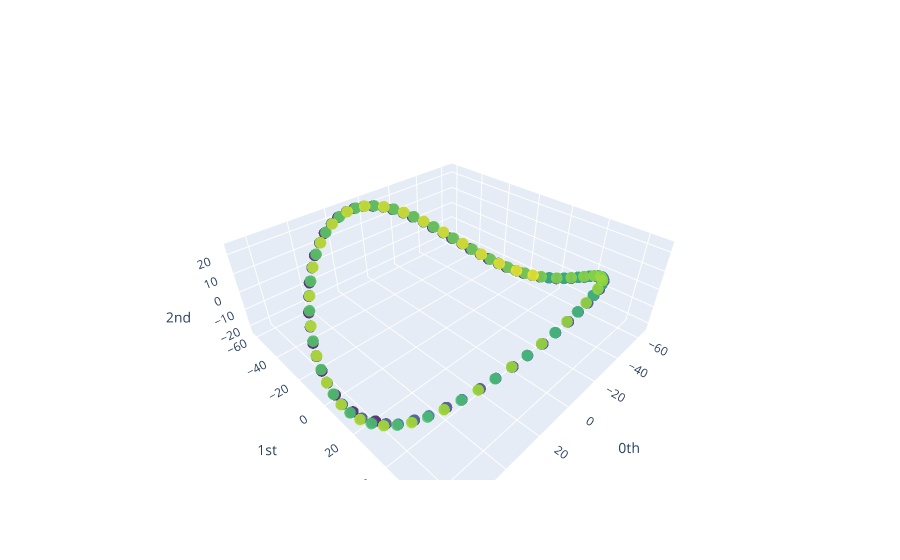

This figure's notebook cell:
### Markdown cell above
We then perform Takens embedding [F. Takens, Lecture Notes in Mathematics *898* (1981)] to produce a point cloud form the time series.

### Code cell
max_time_delay = 55
max_embedding_dimension = 12
stride = 3

signal = ss_BHP

optimal_time_delay, optimal_embedding_dimension = takens_embedding_optimal_parameters(
    signal, max_time_delay, max_embedding_dimension, stride=stride
    )
print('length of signal to analyze', int(len(signal)/stride))
print(f"Optimal embedding time delay based on mutual information: {optimal_time_delay}")
print(f"Optimal embedding dimension based on false nearest neighbors: {optimal_embedding_dimension}")
embedding_dimension = optimal_time_delay
embedding_time_delay = optimal_time_delay

embedder = SingleTakensEmbedding(
    parameters_type="fixed", n_jobs=6, time_delay=embedding_time_delay, dimension=embedding_dimension, stride=stride
)

y_embedded = embedder.fit_transform(signal)

pca = PCA(n_components=3)
y_embedded_pca = pca.fit_transform(y_embedded)

style = {
            "x_range": [-15, 15],
            "y_range": [-15, 15],
            "z_range": [-5, 5],
            "marker": dict(size=12),
            "xaxis": dict(tickmode="linear", tick0=0, dtick=10),
            "yaxis": dict(tickmode="linear", tick0=-500, dtick=500),
        }

layout = {
        "xaxis": style["xaxis"],
        "yaxis": style["yaxis"],
        "xaxis_range": style["x_range"],
        "yaxis_range": style["y_range"]
    }

plotly_params_layout = {"layout": layout}

norm =  plot_point_cloud(y_embedded_pca, plotly_params=plotly_params_layout)
norm

### Figure 1 — Plotly figure (JSON) as saved in the notebook; plotly's stock layout.template omitted (floating-point values rounded to 4 significant figures; data arrays with more than 128 entries replaced by an {"elided": "..."} marker saying what was removed)
{"data": [{"marker": {"color": {"elided": "198 int values"}, "colorscale": [[0, "#440154"], [0.1111, "#482878"], [0.2222, "#3e4989"], [0.3333, "#31688e"], [0.4444, "#26828e"], [0.5556, "#1f9e89"], [0.6667, "#35b779"], [0.7778, "#6ece58"], [0.8889, "#b5de2b"], [1, "#fde725"]], "opacity": 0.8, "size": 4}, "mode": "markers", "type": "scatter3d", "x": {"elided": "198 float values"}, "y": {"elided": "198 float values"}, "z": {"elided": "198 float values"}}], "layout": {"scene": {"xaxis": {"exponentformat": "e", "showexponent": "all", "title": {"text": "0th"}, "type": "linear"}, "yaxis": {"exponentformat": "e", "showexponent": "all", "title": {"text": "1st"}, "type": "linear"}, "zaxis": {"exponentformat": "e", "showexponent": "all", "title": {"text": "2nd"}, "type": "linear"}}, "xaxis": {"dtick": 10, "range": [-15, 15], "tick0": 0, "tickmode": "linear"}, "yaxis": {"dtick": 500, "range": [-15, 15], "tick0": -500, "tickmode": "linear"}}}
